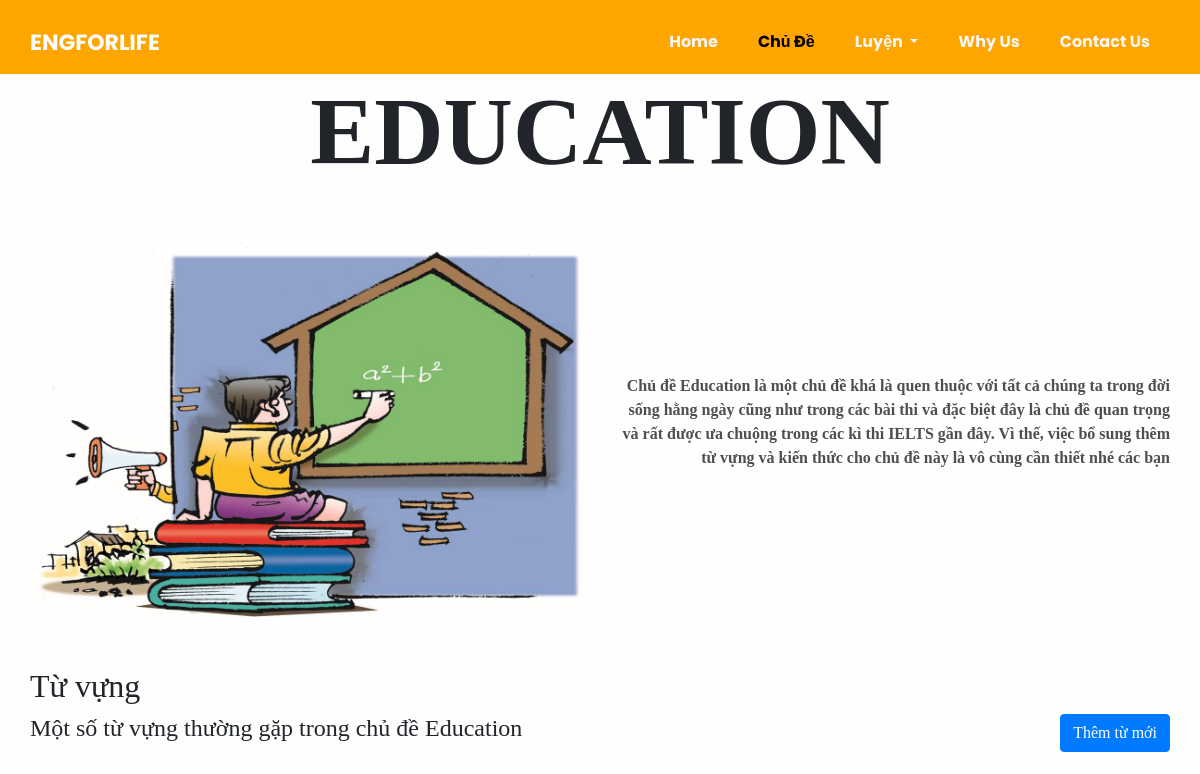
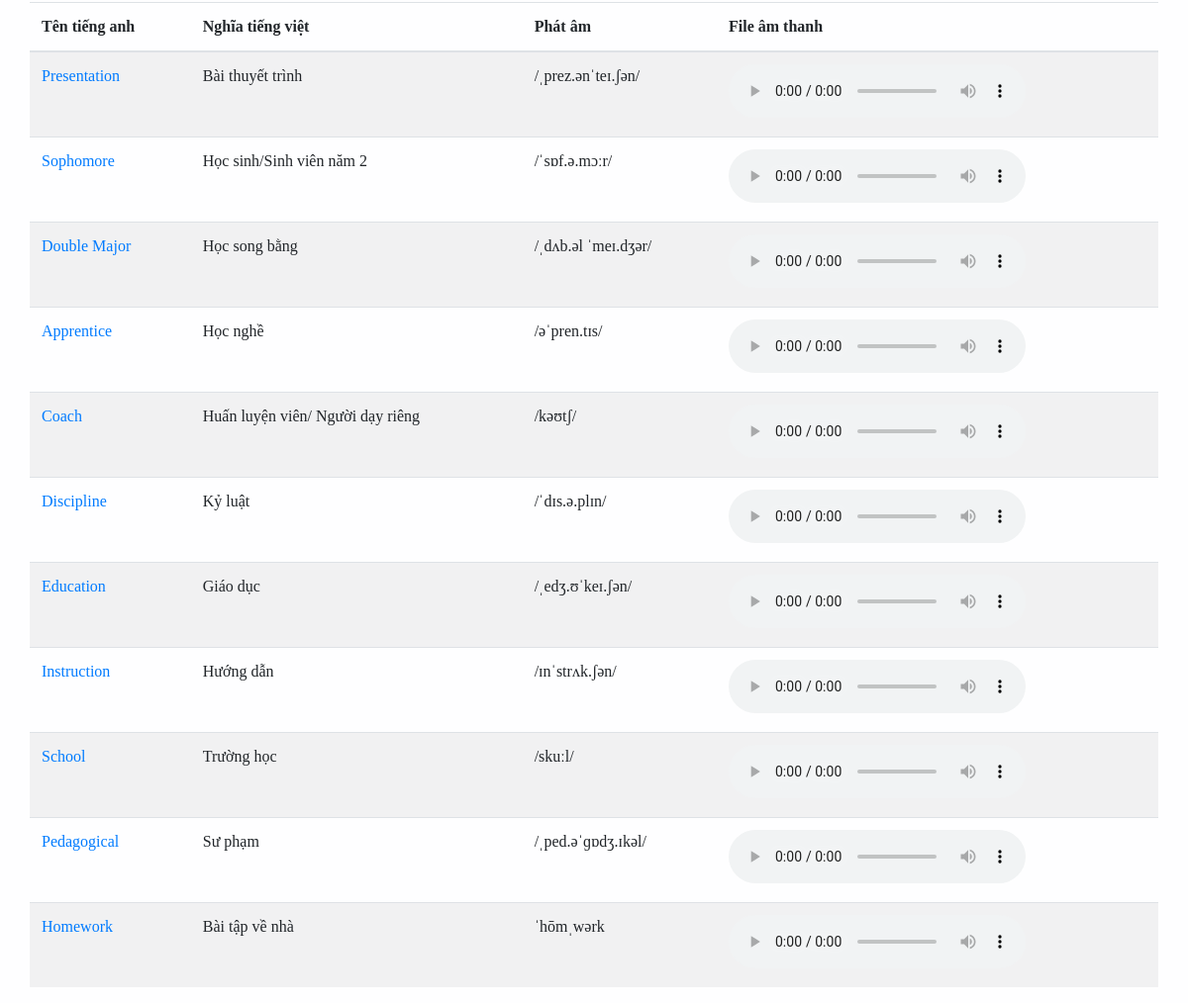
Screenshot of /chude/education/ with the database file from the repository (2 pictures, top to bottom).
### topic/models.py (models this page shows, shortened)
class NewWords(models.Model):
    Topic = models.ForeignKey(Topic, on_delete=models.CASCADE)
    Sound = models.CharField(max_length=255, blank=True, null=True)
    TenTA = models.CharField(max_length=255, blank=True, null=True)
    NghiaTV = models.CharField(max_length=255, blank=True, null=True)
    PoS = models.ForeignKey(PartOfSpeechs, on_delete=models.CASCADE)
    VdTA = models.CharField(max_length=255, blank=True, null=True)
    VdTV = models.CharField(max_length=255, default=0)
    PhatAm = models.CharField(max_length=255, blank=True, null=True)

### homepage/views.py (the view)
# urls.py: path('chude/education/', views.Education.as_view(), name='education'),
class Education(ListCreateAPIView):
    def get(self, request):
        newword = NewWords.objects.filter(Topic=1)
        return render(request, 'education.html', {'newword': newword})

### templates/education.html (shortened to what this page needs)
{% load static %}
<!DOCTYPE html>
<html>
<head>
  <link rel="stylesheet" type="text/css" href="{% static 'homepage/css/bootstrap.css' %}" />
  <link rel="stylesheet" href="https://maxcdn.bootstrapcdn.com/font-awesome/4.3.0/css/font-awesome.min.css">
  <link href="{% static 'homepage/css/style.css' %}" rel="stylesheet" />
  <link href="{% static 'homepage/css/responsive.css' %}" rel="stylesheet" />
</head>
<body>
  <div class="">
    <header class="header_section" style="background-color: orange;">
      <div class="container">
        <nav class="navbar navbar-expand-lg custom_nav-container ">
          <a class="navbar-brand" href="index.html">
            <span>
              ENGFORLIFE
            </span>
          </a>
          <div class="collapse navbar-collapse" id="navbarSupportedContent">
            <div class="d-flex ml-auto flex-column flex-lg-row align-items-center">
              <ul class="navbar-nav  ">
                <li class="nav-item">
                  <a class="nav-link" href="http://127.0.0.1:8000" style="font-weight: bold;"> Home </a>
                </li>
                <li class="nav-item active ">
                  <a class="nav-link" href="http://127.0.0.1:8000/chude/" style="font-weight: bold; color: black;"> Chủ Đề <span class="sr-only">(current)</span> </a>
                </li>
                <li class="nav-item dropdown">
                  <a class="nav-link dropdown-toggle" href="#" id="navbardrop" data-toggle="dropdown" style="font-weight: bold;">
                    Luyện
                  </a>
                </li>
                <li class="nav-item">
                  <a class="nav-link" href="#" style="font-weight: bold;"> Why Us </a>
                </li>
                <li class="nav-item">
                  <a class="nav-link" href="contact.html" style="font-weight: bold;">Contact Us</a>
                </li>
              </ul>
            </div>
        </nav>
      </div>
    </header>
       <h1 class="display-1" style="text-align: center;font-weight: bold; ">EDUCATION </h1>
<div class="common_style">
<section class="about_section">
      <div class="container">
        <div class="row">
          <div class="col-md-6">
            <div class="about_img-container">
              <img src="{% static 'homepage/images/1-555.jpg' %}" alt="">
            </div>
          </div>
          <div class="col-md-6">
            <div class="about_detail-box">
              <p>
                Chủ đề Education là một chủ đề khá là quen thuộc với tất cả chúng ta trong đời sống hằng
                ngày cũng như trong các bài thi và đặc biệt đây là chủ đề quan trọng và rất được ưa chuộng trong các kì thi IELTS gần đây.
                Vì  thế, việc bổ sung thêm từ vựng và kiến thức cho chủ đề này là vô cùng cần thiết nhé các bạn
              </p>
            </div>
          </div>
        </div>
      </div>
    </section>
</div>
      <div class="container">
  <h2>Từ vựng</h2>
        <div style="display: flex;justify-content: space-between">
          <h4>Một số từ vựng thường gặp trong chủ đề Education</h4>
          <a href="http://127.0.0.1:8000/addnewword/" class="btn btn-primary">Thêm từ mới</a>
        </div>
        <br/>
  <table class="table table-striped">
    <thead>
      <tr>
        <th>Tên tiếng anh</th>
        <th>Nghĩa tiếng việt</th>
        <th>Phát âm</th>
          <th>File âm thanh</th>
      </tr>
    </thead>
    <tbody>
    {% for item in newword %}
      <tr>
    <td>
      <a href="http://127.0.0.1:8000/chude/education/{{item.id}}"> {{item.TenTA}}  </a>
    </td>
    <td>{{item.NghiaTV}}</td>
    <td>{{item.PhatAm}}</td>
    <td>
      <audio controls>
        <source src="{{item.Sound}}">
      </audio>
    </td>
  </tr>
  {% endfor %}
    </tbody>
  </table>
    </div>
  </div>
</body>
</html>

### static/homepage/css/style.css (style rules this page uses)
body { font-family: "Times New Roman", Times, serif; background-color: #fefeff; }
.header_section { padding-top: 10px; font-family: 'Poppins', sans-serif; }
nav.navbar.navbar-expand-lg { padding: 10px 0; }
.custom_nav-container.navbar-expand-lg .navbar-nav .nav-link { padding: 10px 20px; color: #f7f6f7; text-align: center; }
a, a:hover, a:focus { text-decoration: none; }
.btn, .btn:focus { outline: none !important; box-shadow: none; }
.navbar-brand { display: flex; align-items: center; }
.navbar-brand span { font-size: 22px; font-weight: 700; color: #fefefe; }
.custom_nav-container { z-index: 99999; padding: 15px 0; }
.common_style>section { padding: 50px 0; }
.common_style .row { align-items: center; }
.common_style p { font-weight: 600; color: #4e4f50; margin: 30px 0 50px 0; }
.common_style img { width: 100%; }
.about_section { text-align: right; }

### static/homepage/css/responsive.css (style rules this page uses)
@media (min-width: 1200px) { .container { max-width: 1170px; } }

### rows the page displays
NewWords: TenTA "Presentation", NghiaTV "Bài thuyết trình", PhatAm "/ˌprez.ənˈteɪ.ʃən/"
NewWords: TenTA "Sophomore", NghiaTV "Học sinh/Sinh viên năm 2", PhatAm "/ˈsɒf.ə.mɔːr/"
NewWords: TenTA "Double Major", NghiaTV "Học song bằng", PhatAm "/ˌdʌb.əl ˈmeɪ.dʒər/"
NewWords: TenTA "Apprentice", NghiaTV "Học nghề", PhatAm "/əˈpren.tɪs/"
NewWords: TenTA "Coach", NghiaTV "Huấn luyện viên/ Người dạy riêng", PhatAm "/kəʊtʃ/"
NewWords: TenTA "Discipline", NghiaTV "Kỷ luật", PhatAm "/ˈdɪs.ə.plɪn/"
NewWords: TenTA "Education", NghiaTV "Giáo dục", PhatAm "/ˌedʒ.ʊˈkeɪ.ʃən/"
NewWords: TenTA "Instruction", NghiaTV "Hướng dẫn", PhatAm "/ɪnˈstrʌk.ʃən/"
NewWords: TenTA "School", NghiaTV "Trường học", PhatAm "/skuːl/"
NewWords: TenTA "Pedagogical", NghiaTV "Sư phạm", PhatAm "/ˌped.əˈɡɒdʒ.ɪkəl/"
NewWords: TenTA "Homework", NghiaTV "Bài tập về nhà", PhatAm "ˈhōmˌwərk"
